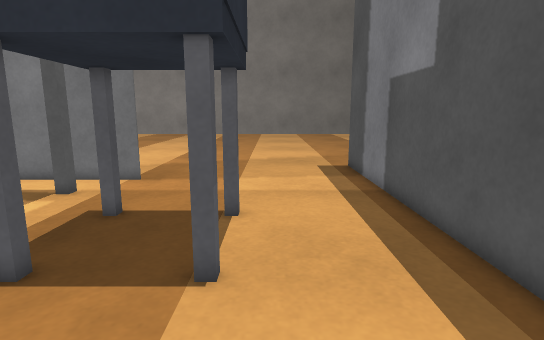
View 1 (above)

21 first-person views from a walk through a robot-simulator world made for Gazebo. The camera is 0.3 m above the floor, tilts 10° down and sees 80° across. The floor is counted in squares, 0.1 m on a side. Each view is taken from the middle of a square. On the plan, view 1 faces up. The plan holds only what a view shows up to about 20 squares ahead; the rest is blank. The place goes on beyond the plan.

View 2
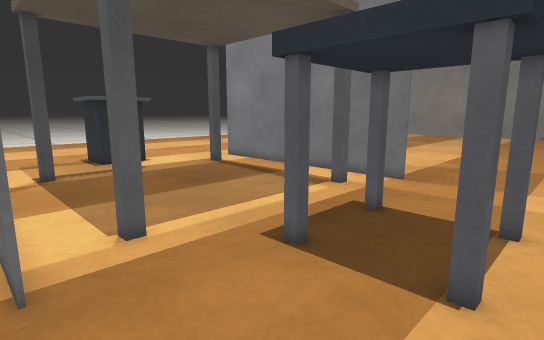

View 3
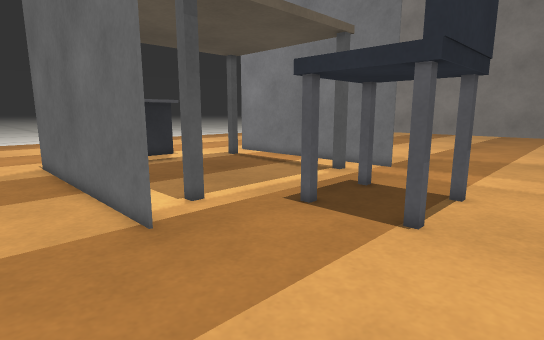

View 4
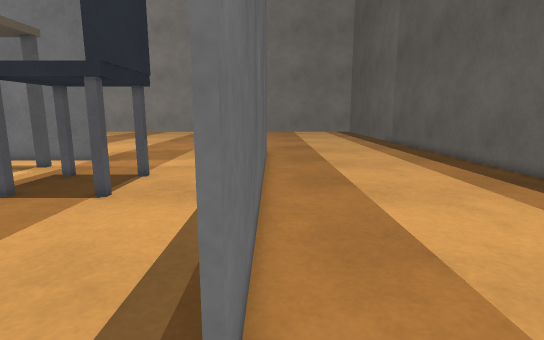

View 5
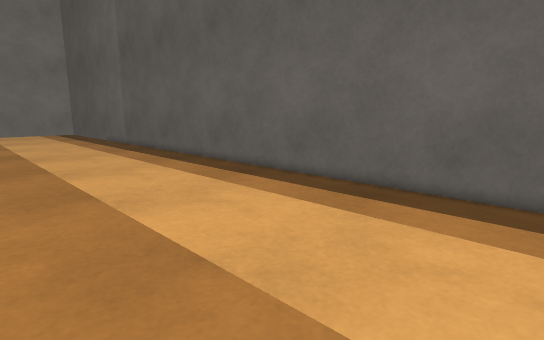

View 6
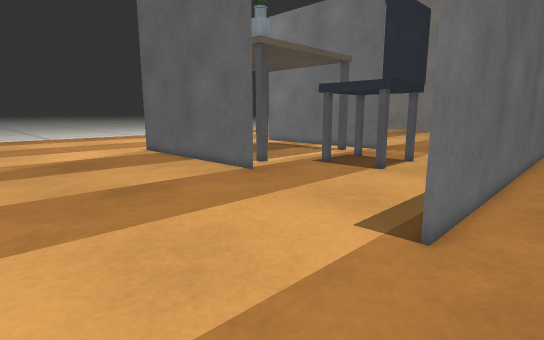

View 7
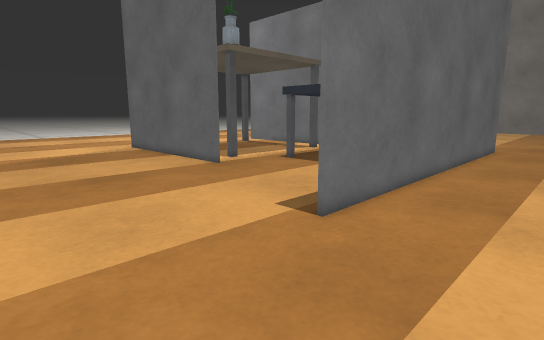

View 8
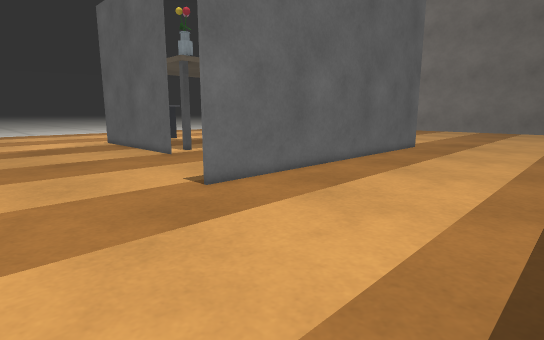

View 9
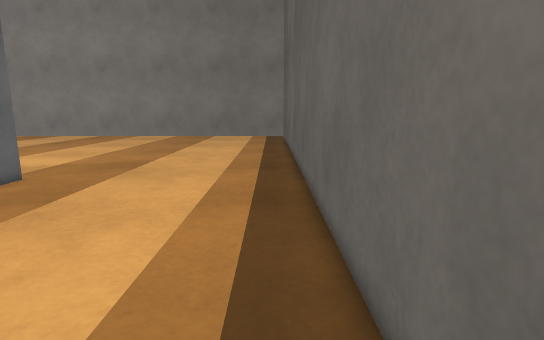

View 10
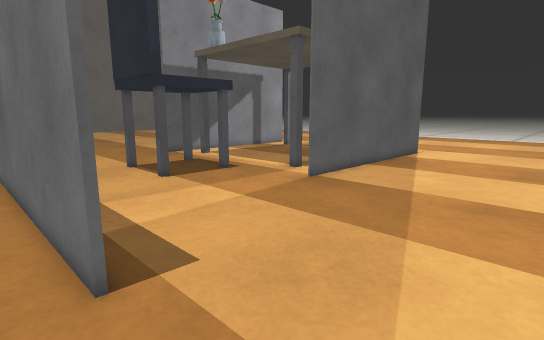

View 11
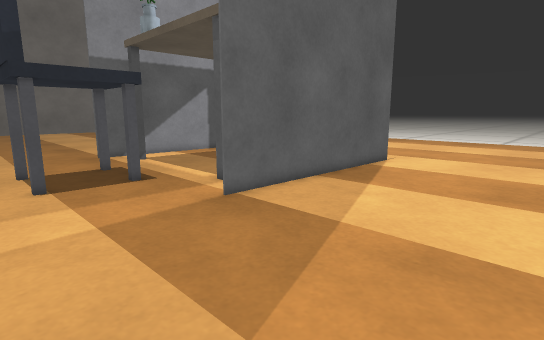

View 12
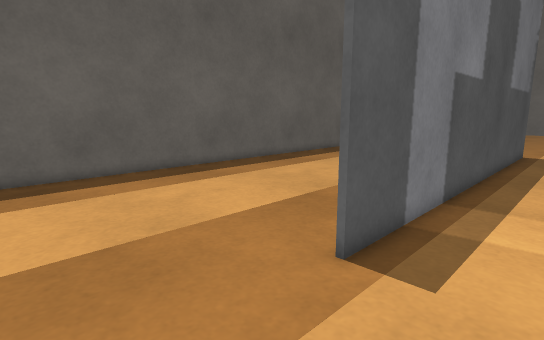

View 13
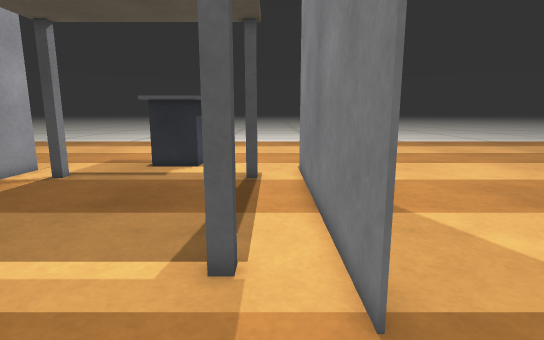

View 14
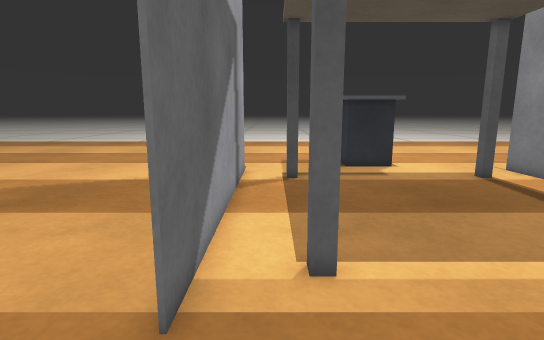

View 15
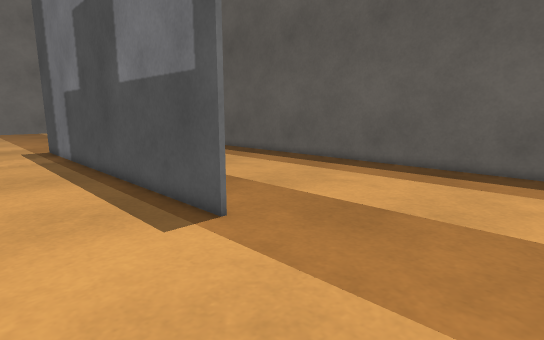

View 16
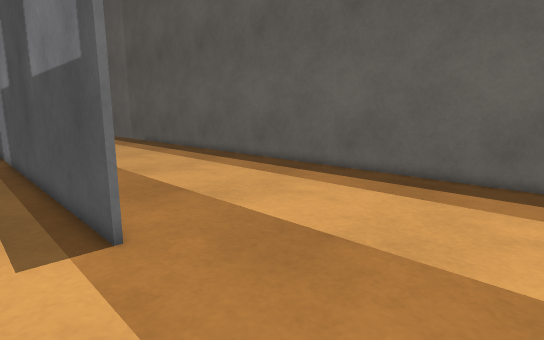

View 17
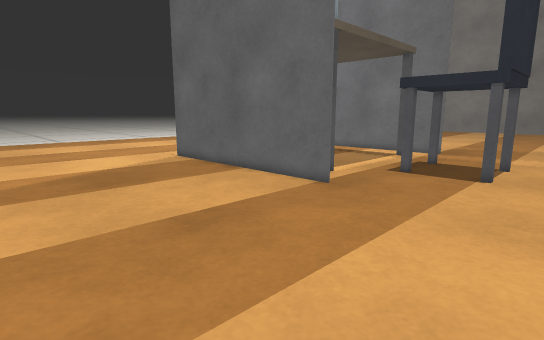

View 18
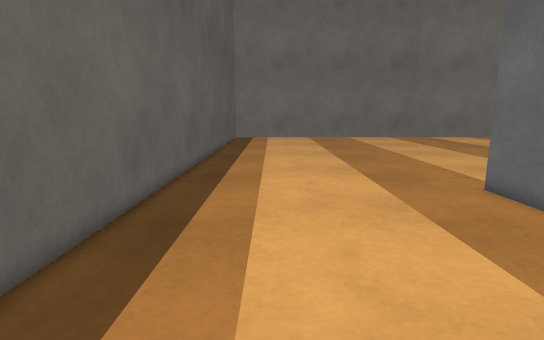

View 19
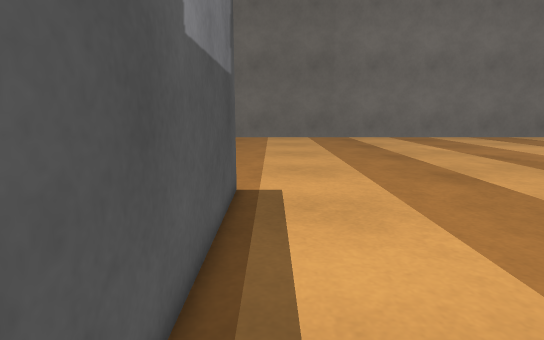

View 20
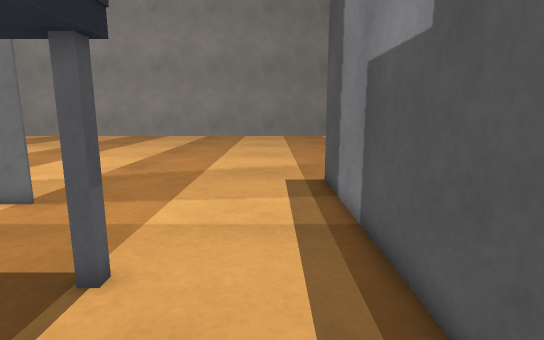

View 21
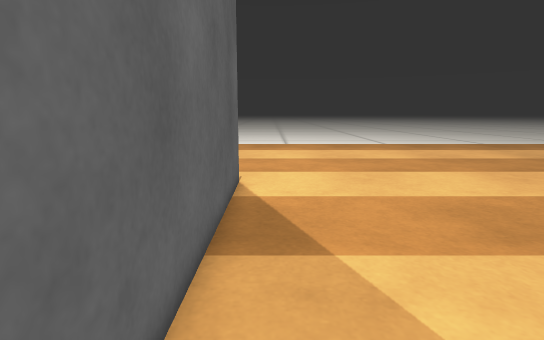

### Floor plan
Key: @ floor where view 1 was taken; # wall or solid block; . floor; B bench; C chair.
Columns run from 17 left of view 1 to 18 right of it. Each row starts with its distance up from view 1.
 24 ....     ..........................#
 23 ...................................#
 22 ...................................#
 21 ...................................#
 20 ...................................#
 19 ...................................#
 18 .....................#.............#
 17 .....................#.............#
 16 .....................#.............#
 15 ###########..........#.............#
 14 .....................#.............#
 13 .....................#.............#
 12 B........B...........#.............#
 11 .....................#.............#
 10 .....................#.............#
  9 ............C...C....#.............#
  8 ............C...C....#.............#
  7 ............C...C....#.............#
  6 ............C...C....#.............#
  5 ............CCCCC....#.............#
  4 .....................#.............#
  3 B........B...........#.............#
  2 .....................#.............#
  1 ###########..........#.............#
  0 .................@...#.............#
 -1 .....................#.............#
 -2 .....................#.............#
 -3 .....................#.............#
 -4 ...................................#
 -5 ...................................#
 -6 ...................................#
 -7 ...................................#
 -8 ...................................#
 -9 ...................................#
-10 ...................................#
-11     ...............................#

Positions as (right, up) in squares from view 1, and headings:
1: (0, 0), facing up
2: (0, 0), facing up-left
3: (2, -3), facing up-left
4: (5, -6), facing up
5: (5, -5), facing up-right
6: (7, -11), facing up-left
7: (10, -11), facing up-left
8: (16, -11), facing up-left
9: (16, 4), facing up
10: (6, 24), facing down-left
11: (1, 24), facing down-left
12: (1, 24), facing down-right
13: (-2, 13), facing left
14: (-2, 2), facing left
15: (-1, -11), facing up-right
16: (2, -11), facing up-right
17: (2, -11), facing up-left
18: (13, 9), facing down
19: (3, 9), facing down
20: (2, 4), facing up
21: (-5, 16), facing left
